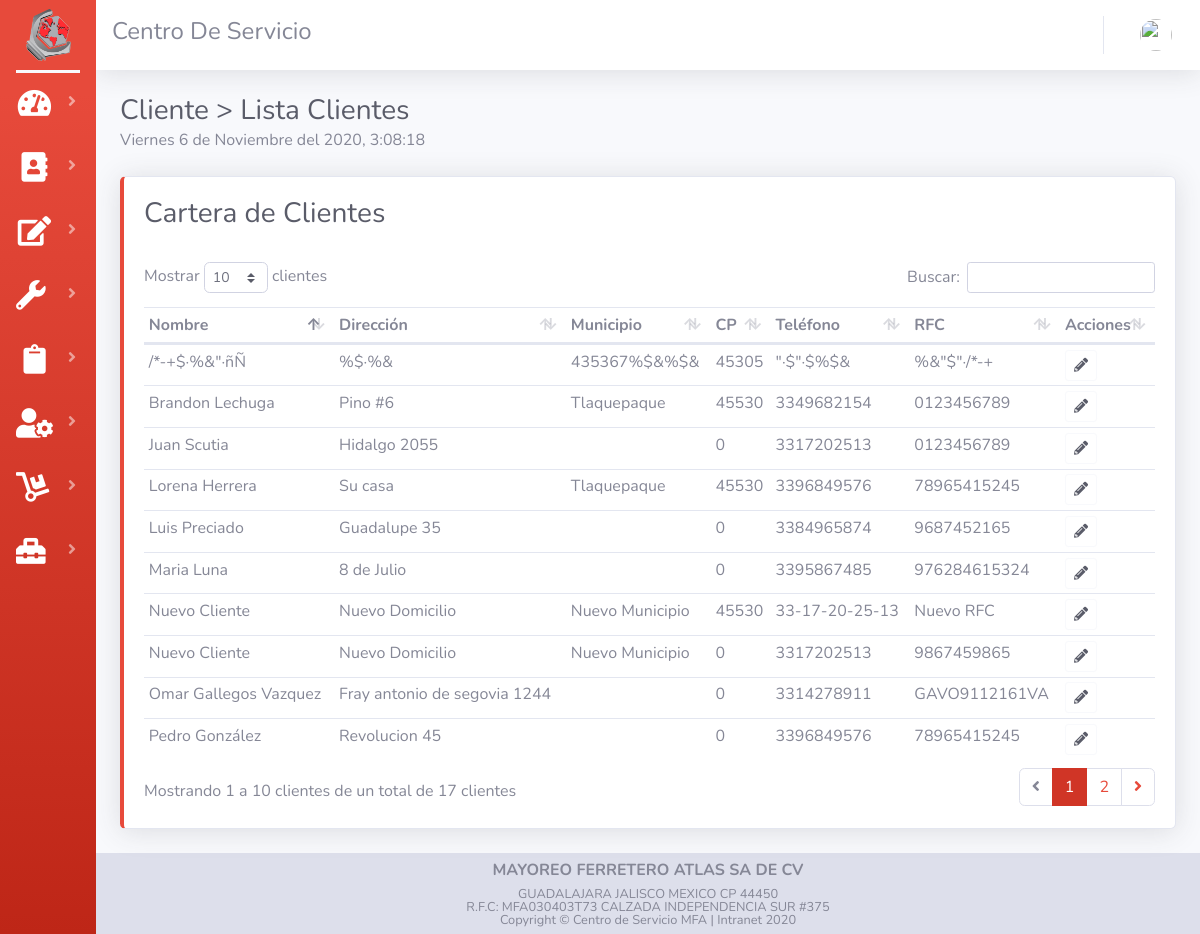
Screenshot of /listaCliente.php with the database file from the repository.
### tables this page shows
CREATE TABLE `tab_cliente`  (
  `id_cliente` int(11) NOT NULL AUTO_INCREMENT,
  `nom_cliente` varchar(50) NOT NULL,
  `dir_cliente` varchar(70) NOT NULL,
  `mun_cliente` varchar(25) NOT NULL,
  `cp_cliente` int(11) NOT NULL,
  `tel_cliente` varchar(20) NOT NULL,
  `rfc_cliente` varchar(15) NOT NULL,
  `mail_cliente` varchar(50) NOT NULL,
  PRIMARY KEY (`id_cliente`) USING BTREE
);

### listaCliente.php (the view, shortened to what this page needs)
<?php session_start(); include("assets/controler/conexion.php");?>
<!DOCTYPE html>
<html lang="en">
<head>
    <?php  include("assets/common/header.php");?>
</head>
<body id="page-top">
    <div id="wrapper">
        <?php  include("assets/common/sidebar.php");?>
        <div id="content-wrapper" class="d-flex flex-column">
            <div id="content">
                <?php  include("assets/common/topbar.php");?>
                <div class="container-fluid">
                    <div class="d-sm-flex align-items-center justify-content-between mb-4">
                        <div>
                            <h1 class='h3 mb-0 text-gray-800'>Cliente > Lista Clientes</h1>
                            <div id="reloj" style="text-align: left;">
                            </div>
                        </div>
                    </div>
                    <div class="row">
                        <div class="col">
                            <div class="card border-left-danger shadow ">
                                <div class="card-body">
                                    <h1 class='h3 text-gray-800'>Cartera de Clientes</h1>
                                    <br>
                                    <div class="table-responsive">
                                        <table class="table table-hover table-sm" id="dataTableCliente" width="100%"
                                            cellspacing="0">
                                            <thead>
                                                <tr>
                                                    <th>Nombre</th>
                                                    <th>Dirección</th>
                                                    <th>Municipio</th>
                                                    <th>CP</th>
                                                    <th>Teléfono</th>
                                                    <th>RFC</th>
                                                    <th>Acciones</th>
                                                </tr>
                                            </thead>
                                            <tbody>
                                                <?php
                                        $queryCliente = "SELECT * FROM tab_cliente";
                                        $rsCliente = mysqli_query($con, $queryCliente) or die ("Error de consulta");
                                          while ($Cliente = mysqli_fetch_array($rsCliente)) {
                                            echo "
                                            <tr>
                                                    <td>".$Cliente['nom_cliente']."</td>
                                                    <td>".$Cliente['dir_cliente']."</td>
                                                    <td>".$Cliente['mun_cliente']."</td>
                                                    <td>".$Cliente['cp_cliente']."</td>
                                                    <td>".$Cliente['tel_cliente']."</td>
                                                    <td>".$Cliente['rfc_cliente']."</td>
                                                    <td><button type='button' class='btn btn-outline-light text-dark btn-sm BtnCliente' data-toggle='modal' data-target='#modalCliente'value=".$Cliente['id_cliente'].">
                                                    <i class='fas fa-pencil-alt'></i></button></td>
                                                </tr>
                                            "; } ?>
                                            </tbody>
                                        </table>
                                    </div>
                                </div>
                            </div>
                            <br>
                        </div>
                    </div>
                </div>
            </div>
            <?php  include_once("assets/common/foter.php");?>
        </div>
    </div>
</body>
</html>

### assets/common/header.php (shortened to what this page needs)
<link href="assets/vendor/fontawesome-free/css/all.min.css" rel="stylesheet" type="text/css">
<link href="assets/css/sb-admin-2.css" rel="stylesheet">
<link href="assets/css/dataTables.bootstrap4.min.css" rel="stylesheet">
<link href="assets/vendor/toastr/toastr.css" rel="stylesheet"/>
<link href="assets/css/code.css" rel="stylesheet" />
<link href="https://cdn.jsdelivr.net/gh/gitbrent/bootstrap4-toggle@3.6.1/css/bootstrap4-toggle.min.css" rel="stylesheet">

### assets/common/sidebar.php (shortened to what this page needs)
<ul class="navbar-nav bg-gradient-danger sidebar sidebar-dark accordion" id="accordionSidebar">
    <a class="sidebar-brand d-flex align-items-center justify-content-center" href="inicio">
        <div class="sidebar-brand-icon">
            <center><img src="assets\img\Logo\logo.webp" class="img-responsive" style="width: 45px;" />
            </center>
        </div>
    </a>
    <hr class="sidebar-divider my-0">
    <li class="nav-item active">
        <a class="nav-link collapsed" href="#" data-toggle="collapse" data-target="#collapseInforme"
            aria-expanded="true" aria-controls="collapseInforme">
            <i class="fas fa-fw fa-tachometer-alt"></i>
        </a>
    </li>
    <li class="nav-item active">
        <a class="nav-link collapsed" href="#" data-toggle="collapse" data-target="#collapseCliente"
            aria-expanded="true" aria-controls="collapseCliente">
            <i class="fas fa-fw fa-address-book"></i>
        </a>
    </li>
    <li class="nav-item active">
        <a class="nav-link collapsed" href="#" data-toggle="collapse" data-target="#collapseOrden" aria-expanded="true"
            aria-controls="collapseOrden">
            <i class="fas fa-fw fa-edit"></i>
        </a>
    </li>
    <li class="nav-item active">
        <a class="nav-link collapsed" href="#" data-toggle="collapse" data-target="#collapsePrestamo"
            aria-expanded="true" aria-controls="collapsePrestamo">
            <i class="fas fa-wrench"></i>
        </a>
    </li>
    <li class="nav-item active">
        <a class="nav-link collapsed" href="#" data-toggle="collapse" data-target="#collapseReportes"
            aria-expanded="true" aria-controls="collapseReportes">
            <i class="fas fa-fw fa-clipboard"></i>
        </a>
    </li>
    <li class="nav-item active">
        <a class="nav-link collapsed" href="#" data-toggle="collapse" data-target="#collapseAdministrador"
            aria-expanded="true" aria-controls="collapseAdministrador">
            <i class="fas fa-fw fa-user-cog"></i>
        </a>
    </li>
     <li class="nav-item active">
        <a class="nav-link collapsed" href="#" data-toggle="collapse" data-target="#collapseRefacciones"
            aria-expanded="true" aria-controls="collapseRefacciones">
            <i class="fas fa-dolly"></i>
        </a>
    </li>
    <li class="nav-item active">
        <a class="nav-link collapsed" href="#" data-toggle="collapse" data-target="#collapseTaller" aria-expanded="true"
            aria-controls="collapseTaller">
            <i class="fas fa-toolbox"></i>
        </a>
    </li>
</ul>

### assets/common/topbar.php (shortened to what this page needs)
<nav class="navbar navbar-expand navbar-light bg-white topbar mb-4 static-top shadow">
    <h4>Centro De Servicio</h4>
    <ul class="navbar-nav ml-auto">
        <li class="nav-item dropdown no-arrow">
            <a class="nav-link dropdown-toggle" href="#" id="userDropdown" role="button" data-toggle="dropdown" aria-haspopup="true" aria-expanded="false">
                <img class="img-profile rounded-circle" src=<?php echo $_SESSION['avatar']; ?>>
            </a>
        </li>
    </ul>
</nav>

### assets/common/foter.php
<footer class="sticky-footer bg-grey">
    <div class="container my-auto">
        <div class="copyright text-center my-auto">
            <span>
                <h6><b>MAYOREO FERRETERO ATLAS SA DE CV</b></h6>
                GUADALAJARA JALISCO MEXICO CP 44450 <br>
                R.F.C: MFA030403T73 CALZADA INDEPENDENCIA SUR #375<br>
                Copyright &copy; Centro de Servicio MFA | Intranet <?php echo date('Y'); ?>
            </span>
        </div>
    </div>
</footer>

### assets/css/code.css (style rules this page uses)
* { margin: 0; padding: 0; box-sizing: border-box; }

### rows the page displays
tab_cliente: nom_cliente "Brandon Lechuga", dir_cliente "Pino #6", mun_cliente "Tlaquepaque", cp_cliente "45530", tel_cliente "3349682154", rfc_cliente "0123456789", $Cliente['id_cliente'] 1 (drawn)
tab_cliente: nom_cliente "Juan Scutia", dir_cliente "Hidalgo 2055", cp_cliente "0", tel_cliente "3317202513", rfc_cliente "0123456789", $Cliente['id_cliente'] 2 (drawn)
tab_cliente: nom_cliente "Pedro González", dir_cliente "Revolucion 45", cp_cliente "0", tel_cliente "3396849576", rfc_cliente "78965415245", $Cliente['id_cliente'] 4 (drawn)
tab_cliente: nom_cliente "Maria Luna", dir_cliente "8 de Julio", cp_cliente "0", tel_cliente "3395867485", rfc_cliente "976284615324", $Cliente['id_cliente'] 5 (drawn)
tab_cliente: nom_cliente "Luis Preciado", dir_cliente "Guadalupe 35", cp_cliente "0", tel_cliente "3384965874", rfc_cliente "9687452165", $Cliente['id_cliente'] 6 (drawn)
tab_cliente: nom_cliente "Omar Gallegos Vazquez", dir_cliente "Fray antonio de segovia 1244", cp_cliente "0", tel_cliente "3314278911", rfc_cliente "GAVO9112161VA", $Cliente['id_cliente'] 7 (drawn)
tab_cliente: nom_cliente "/*-+$·%&\"·ñÑ", dir_cliente "%$·%&", mun_cliente "435367%$&%$&", cp_cliente "45305", tel_cliente "\"·$\"·$%$&", rfc_cliente "%&\"$\"·/*-+", $Cliente['id_cliente'] 8 (drawn)
tab_cliente: nom_cliente "Lorena Herrera", dir_cliente "Su casa", mun_cliente "Tlaquepaque", cp_cliente "45530", tel_cliente "3396849576", rfc_cliente "78965415245", $Cliente['id_cliente'] 10 (drawn)
tab_cliente: nom_cliente "Nuevo Cliente", dir_cliente "Nuevo Domicilio", mun_cliente "Nuevo Municipio", cp_cliente "45530", tel_cliente "33-17-20-25-13", rfc_cliente "Nuevo RFC", $Cliente['id_cliente'] 15 (drawn)
tab_cliente: nom_cliente "Nuevo Cliente", dir_cliente "Nuevo Domicilio", mun_cliente "Nuevo Municipio", cp_cliente "0", tel_cliente "3317202513", rfc_cliente "9867459865", $Cliente['id_cliente'] 16 (drawn)
